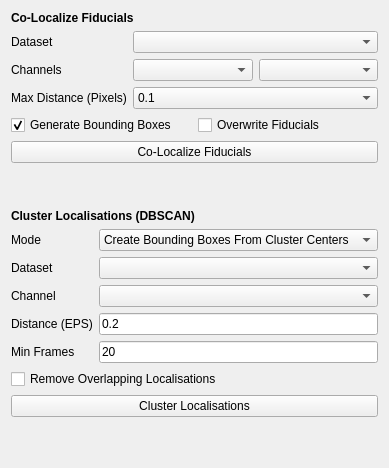
         <widget class="QWidget" name="tab_12">
          <attribute name="title">
           <string>Localisation Utils</string>
          </attribute>
          <layout class="QVBoxLayout" name="verticalLayout_15">
           <item>
            <widget class="QLabel" name="label_34">
             <property name="font">
              <font>
               <weight>75</weight>
               <bold>true</bold>
              </font>
             </property>
             <property name="text">
              <string>Co-Localize Fiducials</string>
             </property>
            </widget>
           </item>
           <item>
            <layout class="QFormLayout" name="formLayout_14">
             <item row="0" column="0">
              <widget class="QLabel" name="label_53">
               <property name="text">
                <string>Dataset</string>
               </property>
              </widget>
             </item>
             <item row="0" column="1">
              <widget class="QComboBox" name="colo_dataset"/>
             </item>
             <item row="1" column="0">
              <widget class="QLabel" name="label_51">
               <property name="text">
                <string>Channels</string>
               </property>
              </widget>
             </item>
             <item row="2" column="0">
              <widget class="QLabel" name="label_54">
               <property name="text">
                <string>Max Distance (Pixels)</string>
               </property>
              </widget>
             </item>
             <item row="2" column="1">
              <widget class="QComboBox" name="colo_max_dist">
               <item>
                <property name="text">
                 <string>0.1</string>
                </property>
               </item>
               <item>
                <property name="text">
                 <string>0.2</string>
                </property>
               </item>
               <item>
                <property name="text">
                 <string>0.5</string>
                </property>
               </item>
               <item>
                <property name="text">
                 <string>1</string>
                </property>
               </item>
               <item>
                <property name="text">
                 <string>2</string>
                </property>
               </item>
               <item>
                <property name="text">
                 <string>3</string>
                </property>
               </item>
               <item>
                <property name="text">
                 <string>4</string>
                </property>
               </item>
               <item>
                <property name="text">
                 <string>5</string>
                </property>
               </item>
              </widget>
             </item>
             <item row="1" column="1">
              <layout class="QGridLayout" name="gridLayout_4">
               <item row="0" column="0">
                <widget class="QComboBox" name="colo_channel1"/>
               </item>
               <item row="0" column="1">
                <widget class="QComboBox" name="colo_channel2"/>
               </item>
              </layout>
             </item>
            </layout>
           </item>
           <item>
            <layout class="QGridLayout" name="gridLayout_2">
             <item row="0" column="2">
              <widget class="QCheckBox" name="colo_fiducials">
               <property name="text">
                <string>Overwrite Fiducials</string>
               </property>
              </widget>
             </item>
             <item row="0" column="1">
              <widget class="QCheckBox" name="colo_bboxes">
               <property name="text">
                <string>Generate Bounding Boxes</string>
               </property>
               <property name="checked">
                <bool>true</bool>
               </property>
              </widget>
             </item>
            </layout>
           </item>
           <item>
            <widget class="QPushButton" name="pixseq_colocalize">
             <property name="text">
              <string>Co-Localize Fiducials</string>
             </property>
            </widget>
           </item>
           <item>
            <spacer name="verticalSpacer">
             <property name="orientation">
              <enum>Qt::Vertical</enum>
             </property>
             <property name="sizeHint" stdset="0">
              <size>
               <width>20</width>
               <height>40</height>
              </size>
             </property>
            </spacer>
           </item>
           <item>
            <widget class="QLabel" name="label_26">
             <property name="font">
              <font>
               <weight>75</weight>
               <bold>true</bold>
              </font>
             </property>
             <property name="text">
              <string>Cluster Localisations (DBSCAN)</string>
             </property>
            </widget>
           </item>
           <item>
            <layout class="QFormLayout" name="formLayout_6">
             <item row="1" column="0">
              <widget class="QLabel" name="label_17">
               <property name="text">
                <string>Dataset</string>
               </property>
              </widget>
             </item>
             <item row="1" column="1">
              <widget class="QComboBox" name="cluster_dataset"/>
             </item>
             <item row="2" column="0">
              <widget class="QLabel" name="label_18">
               <property name="text">
                <string>Channel</string>
               </property>
              </widget>
             </item>
             <item row="2" column="1">
              <widget class="QComboBox" name="cluster_channel"/>
             </item>
             <item row="0" column="0">
              <widget class="QLabel" name="label_19">
               <property name="text">
                <string>Mode</string>
               </property>
              </widget>
             </item>
             <item row="0" column="1">
              <widget class="QComboBox" name="cluster_mode">
               <item>
                <property name="text">
                 <string>Create Bounding Boxes From Cluster Centers</string>
                </property>
               </item>
               <item>
                <property name="text">
                 <string>Create Fiducials From Cluster Centers</string>
                </property>
               </item>
              </widget>
             </item>
             <item row="3" column="0">
              <widget class="QLabel" name="label_60">
               <property name="text">
                <string>Distance (EPS)</string>
               </property>
              </widget>
             </item>
             <item row="3" column="1">
              <widget class="QLineEdit" name="cluster_eps">
               <property name="text">
                <string>0.2</string>
               </property>
              </widget>
             </item>
             <item row="4" column="0">
              <widget class="QLabel" name="label_61">
               <property name="text">
                <string>Min Frames </string>
               </property>
              </widget>
             </item>
             <item row="4" column="1">
              <widget class="QLineEdit" name="dbscan_min_samples">
               <property name="text">
                <string>20</string>
               </property>
              </widget>
             </item>
            </layout>
           </item>
           <item>
            <widget class="QCheckBox" name="dbscan_remove_overlapping">
             <property name="text">
              <string>Remove Overlapping Localisations</string>
             </property>
            </widget>
           </item>
           <item>
            <widget class="QPushButton" name="cluster_localisations">
             <property name="text">
              <string>Cluster Localisations</string>
             </property>
            </widget>
           </item>
           <item>
            <spacer name="verticalSpacer_7">
             <property name="orientation">
              <enum>Qt::Vertical</enum>
             </property>
             <property name="sizeHint" stdset="0">
              <size>
               <width>20</width>
               <height>40</height>
              </size>
             </property>
            </spacer>
           </item>
          </layout>
         </widget>
